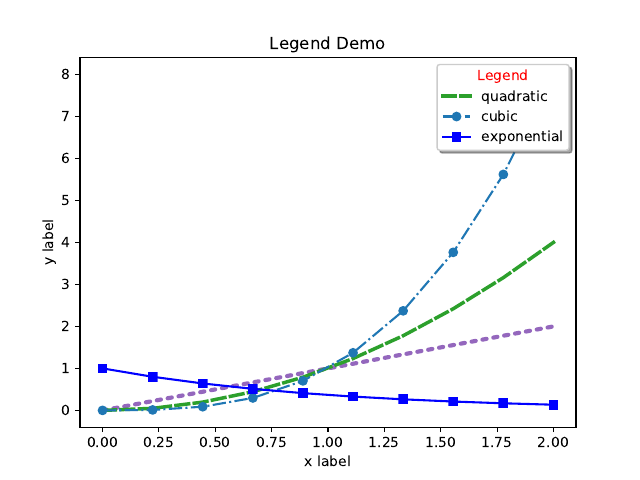

Reproduce this figure in Python.
# Setting legends
import matplotlib.pyplot as plt
import numpy as np

x = np.linspace(0, 2, 10)

fig, ax = plt.subplots()

# note that plot returns a list of lines.  The "l1, = plot" usage
# extracts the first element of the list into l1 using tuple
# unpacking.  So l1 is a Line2D instance, not a sequence of lines
l1, = ax.plot(x, x, color='C4', linestyle=':', linewidth=3, dash_capstyle='round', dash_joinstyle='round')
l2, = ax.plot(x, x**2, c='C2', ls='--', lw=2.5, dash_capstyle='projecting', dash_joinstyle='miter')
l3, l4 = ax.plot(x, x**3, '-.o', x, np.exp(-x), 's-b')


# Set legend
leg = plt.legend((l2, l3, l4), ('quadratic', 'cubic', 'exponential'), loc='upper right', shadow=True, title="Legend", fancybox=True)
leg.get_title().set_color("red")

ax.set_title('Legend Demo')
ax.set_xlabel('x label')
ax.set_ylabel('y label')

plt.savefig('set_legend.pdf')
plt.show()
